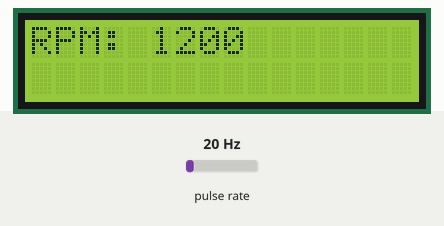
Recording of a sketch running on a simulated Arduino Uno, built for the host (arithmetic inside an expression is 32-bit, double 64-bit). On the bench: 16×2 character LCD. Wiring (inferred from the names in the program): pulse sensor: data pin 2. Inputs (shaded band) come from the test bench; at power-on: pulse rate 20 Hz. What the sketch prints to the serial monitor is not drawn.

Above: at 1.6 s.
1.7 s: pulse rate (sensor on pin 2) set to 196 Hz
At 2.6 s:
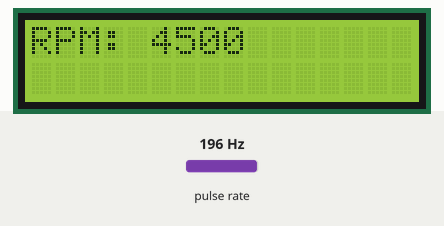
4.5 s: pulse rate (sensor on pin 2) set to 4 Hz
At 6.8 s:
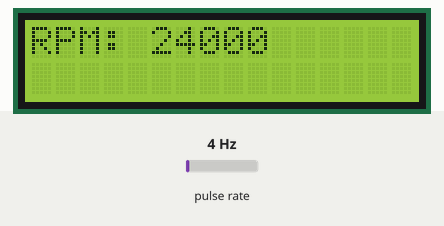
7.5 s: pulse rate (sensor on pin 2) set to 50 Hz
At 10.3 s:
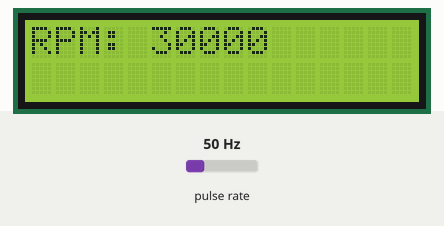
Timing chart, 0 to 11.8 s (numbered marks = the images above; inputs shaded):
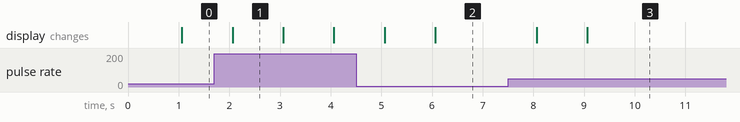

The sketch:

TachometerCode.ino
```cpp
#include <LiquidCrystal.h>
#define tachPin 2


unsigned long currentMillis;
int myDelay = 1000;
int pulseCount;
int RPM;
unsigned long previousTime;

const int rs = 12, en = 11, d4 = 5, d5 = 4, d6 = 3, d7 = 2;
LiquidCrystal lcd(rs, en, d4, d5, d6, d7);

void setup() {
  // put your setup code here, to run once:
Serial.begin(9600);
lcd.begin(16, 2);
pinMode(tachPin, INPUT);
attachInterrupt(digitalPinToInterrupt(tachPin), tachcount, LOW);
previousTime = millis();
}

void loop() {
  // put your main code here, to run repeatedly:
currentMillis = millis();

if (currentMillis - previousTime >= myDelay) {

  RPM = (pulseCount * 60) / (myDelay/1000);

  Serial.println(RPM);
  lcd.setCursor(0,0);
  lcd.print("RPM: ");
  lcd.print(RPM);

  pulseCount = 0;

  previousTime = currentMillis;
}


}

void tachcount() {
pulseCount++;
}
```

Measured:
- after the input at 1.7 s, the display: changes after 0.36 s (image 1)
- after the input at 4.5 s, the display: first changes after 0.56 s (image 2 shows a later state)
- after the input at 7.5 s, the display: first changes after 0.56 s (image 3 shows a later state)
- what the display in image 1 shows lasts 1.0 s, from 2.1 s to 3.1 s
